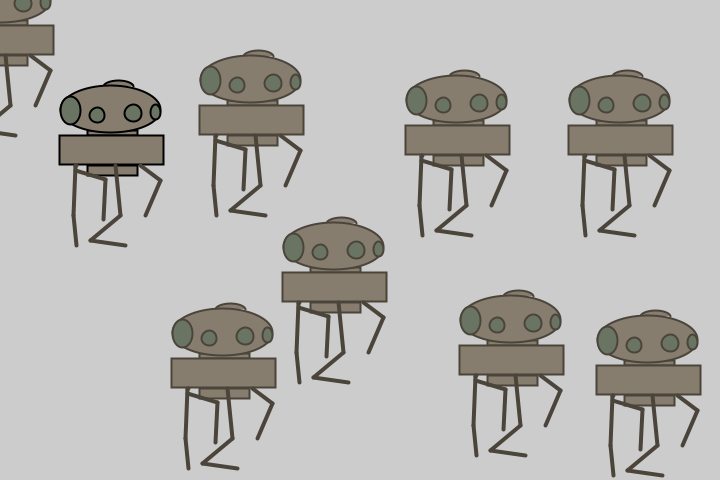
Frame 1 (no input)
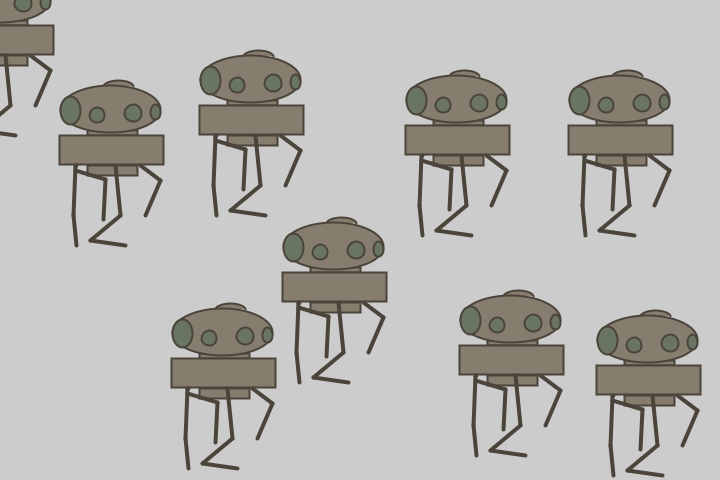
Frame 60 (the mouse pressed at the canvas centre just before this capture)
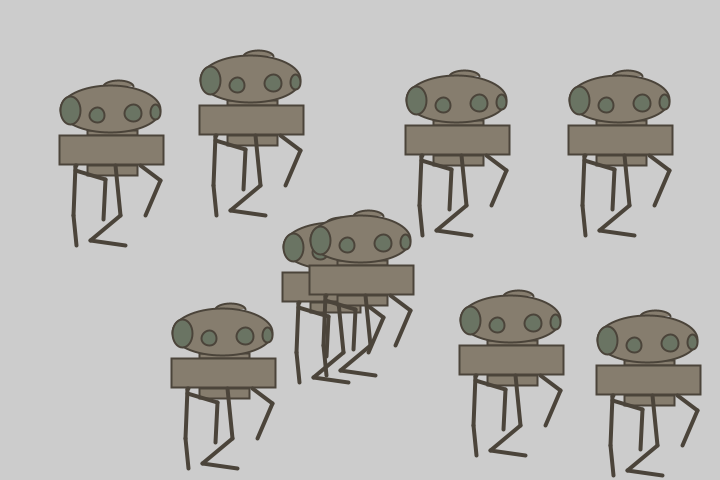
Frame 120 (the mouse held since frame 60 and released just before this capture)

The Processing sketch that drew these frames (run headless with seeded random() and noise(); from frame 60 on, the mouse is pressed at the canvas centre):

// Processing sketch: processing_163290
// ── processing_163290.pde

void setup() {
  size(720, 480);
  smooth();
}

void draw() {
  background (204);
  drawRobot(110, 110);
  drawRobot(333, 247);
  drawRobot(647, 340);
  drawRobot(619, 100);
  drawRobot(222, 333);
  drawRobot(456, 100);
  drawRobot(250, 80);
  drawRobot(510, 320);
  drawRobot(mouseX, mouseY);
}

void drawRobot(int x, int y) {
  pushMatrix();
  translate(x, y);
  strokeWeight(2);
  fill(134, 125, 110);
  arc(8, -24, 30, 11, radians(180), radians(360)); //cap
  rect(-22.5, 20, 50, 5);  //neck
  rect(-51, 25, 104, 29);
  ellipse(0, -0.7, 100, 47); //head
  //eyes
  fill(106, 116, 99);
  ellipse(-40, 0, 20, 28);
  ellipse(-13, 5, 15, 15);
  ellipse(23, 3, 17, 17);
  ellipse(45, 2, 10, 15);  
  //bottom
  fill(134, 125, 110);
  rect(-23, 55, 50, 10);
  strokeWeight(4);
  stroke(75, 68, 58);
  //arm-1
  line(5, 55, 10, 105);
  line(10, 105, -20, 130);
  line(-20, 130, 15, 135);
  //arm-2
  line(-35, 55, -37, 105);
  line(-37, 105, -34, 135);
  //arm-3
  line(-34, 55, -34.5, 56);
  line(-34.5, 60, -5, 69);
  line(-5, 69, -7, 109);
  //arm-4
  line(30, 55, 50, 70);
  line(50, 70, 35, 105);
    popMatrix();
}
